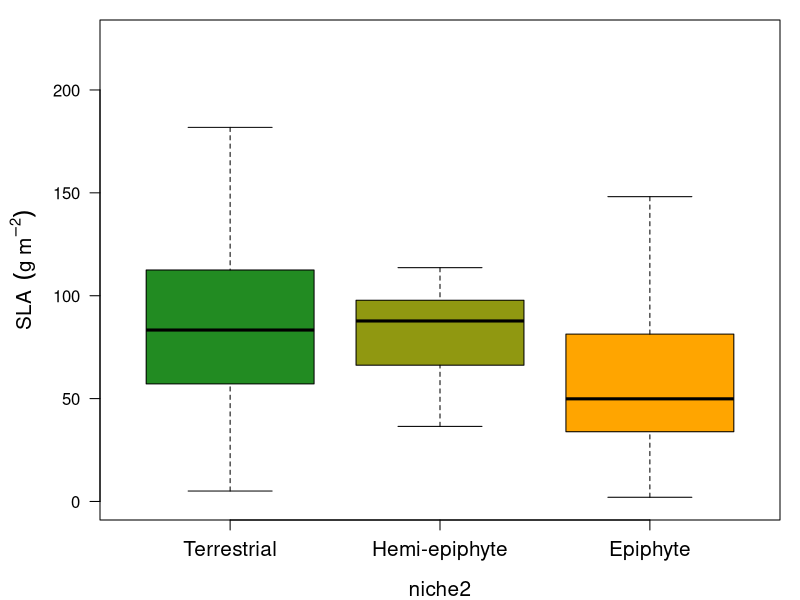

Generate this figure with R:
#sla

sla <- read.csv("calculated_data/fern_sla.csv")


#habitat colors
gradient <- colorRampPalette(c("forestgreen","orange"))
palette(gradient(3))
trtcols <- palette(gradient(3))
sla_lab <- expression(SLA~~(g~m^-2))

#reorder from ground to canopy 
sla$niche2<-factor(sla$niche2, 
                      levels=c("terrestrial", "hemi-epiphyte", "epiphyte"))

boxlabs <- c("Terrestrial", "Hemi-epiphyte", "Epiphyte")


jpeg(filename = "output/sla.jpeg",
     width = 7, height = 7, units = "in", res= 400)

par(las=1, cex.axis=1, cex.lab=1.25, mgp=c(3,1,0), mar=c(4,5,1,1))

boxplot(sla_cm2g ~ niche2, data=sla,xaxt='n',ylim=c(0, 225),
        ylab=sla_lab, outline=FALSE, col=trtcols)
axis(1, boxlabs, at=1:3, cex=1.1,cex.axis=1.25)

dev.off()